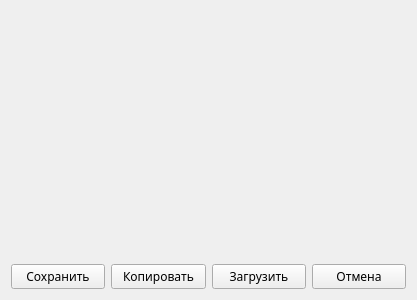
<?xml version="1.0" encoding="UTF-8"?>
<ui version="4.0">
 <class>ScreenDialog</class>
 <widget class="QWidget" name="ScreenDialog">
  <property name="geometry">
   <rect>
    <x>0</x>
    <y>0</y>
    <width>417</width>
    <height>300</height>
   </rect>
  </property>
  <property name="sizePolicy">
   <sizepolicy hsizetype="Preferred" vsizetype="Preferred">
    <horstretch>0</horstretch>
    <verstretch>0</verstretch>
   </sizepolicy>
  </property>
  <property name="windowTitle">
   <string>Screen captured!</string>
  </property>
  <layout class="QVBoxLayout" name="verticalLayout">
   <property name="sizeConstraint">
    <enum>QLayout::SetDefaultConstraint</enum>
   </property>
   <item>
    <widget class="ClickableLabel" name="imgEdit">
     <property name="sizePolicy">
      <sizepolicy hsizetype="Preferred" vsizetype="Preferred">
       <horstretch>100</horstretch>
       <verstretch>100</verstretch>
      </sizepolicy>
     </property>
     <property name="minimumSize">
      <size>
       <width>0</width>
       <height>0</height>
      </size>
     </property>
     <property name="text">
      <string/>
     </property>
     <property name="alignment">
      <set>Qt::AlignCenter</set>
     </property>
    </widget>
   </item>
   <item>
    <layout class="QHBoxLayout" name="horizontalLayout">
     <property name="sizeConstraint">
      <enum>QLayout::SetDefaultConstraint</enum>
     </property>
     <item>
      <widget class="QPushButton" name="saveButton">
       <property name="font">
        <font>
         <family>Aaargh</family>
        </font>
       </property>
       <property name="text">
        <string>Сохранить</string>
       </property>
      </widget>
     </item>
     <item>
      <widget class="QPushButton" name="copyButton">
       <property name="font">
        <font>
         <family>Aaargh</family>
        </font>
       </property>
       <property name="text">
        <string>Копировать</string>
       </property>
      </widget>
     </item>
     <item>
      <widget class="QPushButton" name="uploadButton">
       <property name="font">
        <font>
         <family>Aaargh</family>
        </font>
       </property>
       <property name="text">
        <string>Загрузить</string>
       </property>
      </widget>
     </item>
     <item>
      <widget class="QPushButton" name="cancelBut">
       <property name="font">
        <font>
         <family>Aaargh</family>
        </font>
       </property>
       <property name="text">
        <string>Отмена</string>
       </property>
      </widget>
     </item>
    </layout>
   </item>
  </layout>
 </widget>
 <customwidgets>
  <customwidget>
   <class>ClickableLabel</class>
   <extends>QLabel</extends>
   <header>clickablelabel.h</header>
   <slots>
    <signal>clicked()</signal>
   </slots>
  </customwidget>
 </customwidgets>
 <resources/>
 <connections/>
</ui>
